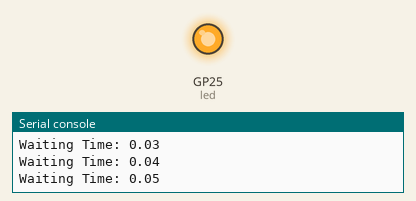
Recording of a program running on a simulated Raspberry Pi Pico running MicroPython. On the bench: output pins drawn as LEDs (lit = HIGH), the last lines printed to the serial console.

Above: at 0.22 s.
At 2.64 s:
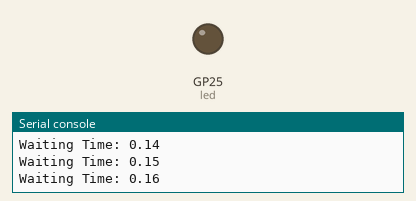
Timing chart, 0 to 3.0 s (numbered marks = the images above):
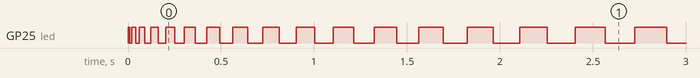

Measured:
- by itself, GP25 (led): repeats every 0.03 s: LOW 0.01 s, HIGH 0.02 s

The program:

PicoBlink.py
```python
from machine import Pin
from time import sleep

led = Pin(25, Pin.OUT)
wait = 0

led.value(0)
while True:
    led.value(1)
    sleep(wait)
    led.value(0)
    sleep(wait)
    wait += 0.01
    print('Waiting Time:', round(wait, 2))
```
